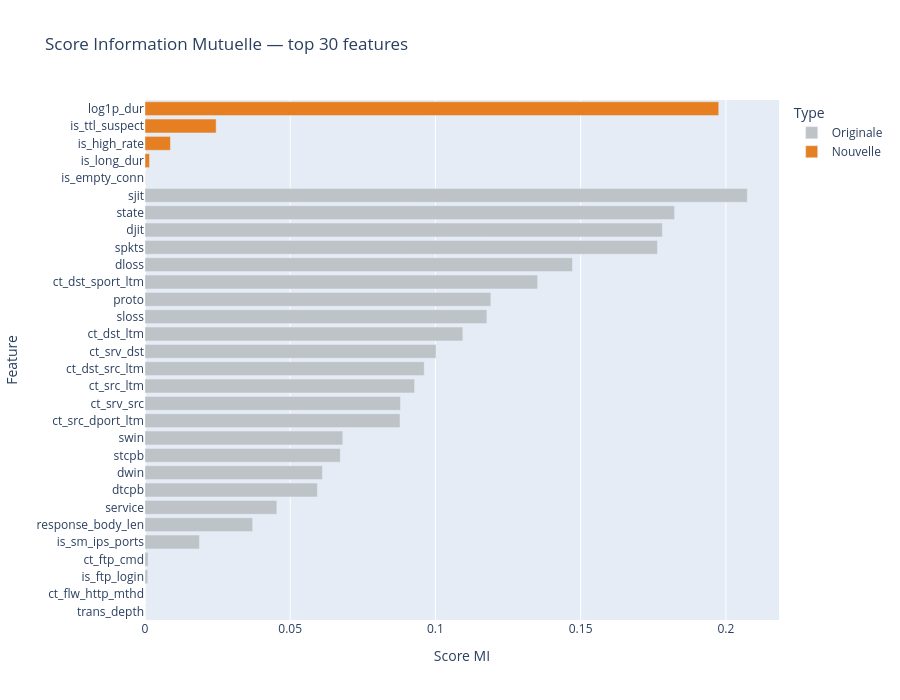

The notebook cell this image was saved under:
### Code cell
# Visualisation du score MI
mi_df = mi_series.reset_index()
mi_df.columns = ['feature', 'mi_score']
mi_df['type'] = mi_df['feature'].apply(
    lambda f: 'Nouvelle (sélectionnée)' if f in new_features and f in selected_features
         else ('Nouvelle' if f in new_features
         else ('Originale (sélectionnée)' if f in selected_features else 'Originale'))
)

color_map = {
    'Nouvelle (sélectionnée)':  '#e74c3c',
    'Nouvelle':                 '#e67e22',
    'Originale (sélectionnée)': '#2980b9',
    'Originale':                '#bdc3c7'
}

fig = px.bar(
    mi_df.tail(30).iloc[::-1],
    x='mi_score', y='feature', orientation='h',
    color='type', color_discrete_map=color_map,
    title='Score Information Mutuelle — top 30 features',
    labels={'mi_score': 'Score MI', 'feature': 'Feature'}
)
fig.update_layout(height=700, legend_title='Type')
fig.show()

### Figure 1 — Plotly figure (JSON) as saved in the notebook; plotly's stock layout.template omitted (floating-point values rounded to 4 significant figures)
{"data": [{"alignmentgroup": "True", "hovertemplate": "type=Originale<br>Score MI=%{x}<br>Feature=%{y}<extra></extra>", "legendgroup": "Originale", "marker": {"color": "#bdc3c7", "pattern": {"shape": ""}}, "name": "Originale", "offsetgroup": "Originale", "orientation": "h", "showlegend": true, "textposition": "auto", "type": "bar", "x": [0, 0, 0.0009464, 0.001081, 0.01875, 0.03706, 0.04539, 0.05936, 0.06108, 0.06725, 0.06811, 0.08781, 0.08797, 0.09282, 0.09614, 0.1002, 0.1094, 0.1177, 0.1191, 0.1352, 0.1472, 0.1764, 0.1782, 0.1823, 0.2074], "xaxis": "x", "y": ["trans_depth", "ct_flw_http_mthd", "is_ftp_login", "ct_ftp_cmd", "is_sm_ips_ports", "response_body_len", "service", "dtcpb", "dwin", "stcpb", "swin", "ct_src_dport_ltm", "ct_srv_src", "ct_src_ltm", "ct_dst_src_ltm", "ct_srv_dst", "ct_dst_ltm", "sloss", "proto", "ct_dst_sport_ltm", "dloss", "spkts", "djit", "state", "sjit"], "yaxis": "y"}, {"alignmentgroup": "True", "hovertemplate": "type=Nouvelle<br>Score MI=%{x}<br>Feature=%{y}<extra></extra>", "legendgroup": "Nouvelle", "marker": {"color": "#e67e22", "pattern": {"shape": ""}}, "name": "Nouvelle", "offsetgroup": "Nouvelle", "orientation": "h", "showlegend": true, "textposition": "auto", "type": "bar", "x": [4.502e-05, 0.001557, 0.008759, 0.02449, 0.1976], "xaxis": "x", "y": ["is_empty_conn", "is_long_dur", "is_high_rate", "is_ttl_suspect", "log1p_dur"], "yaxis": "y"}], "layout": {"barmode": "relative", "height": 700, "legend": {"title": {"text": "Type"}, "tracegroupgap": 0}, "title": {"text": "Score Information Mutuelle — top 30 features"}, "xaxis": {"anchor": "y", "domain": [0, 1], "title": {"text": "Score MI"}}, "yaxis": {"anchor": "x", "domain": [0, 1], "title": {"text": "Feature"}}}}
